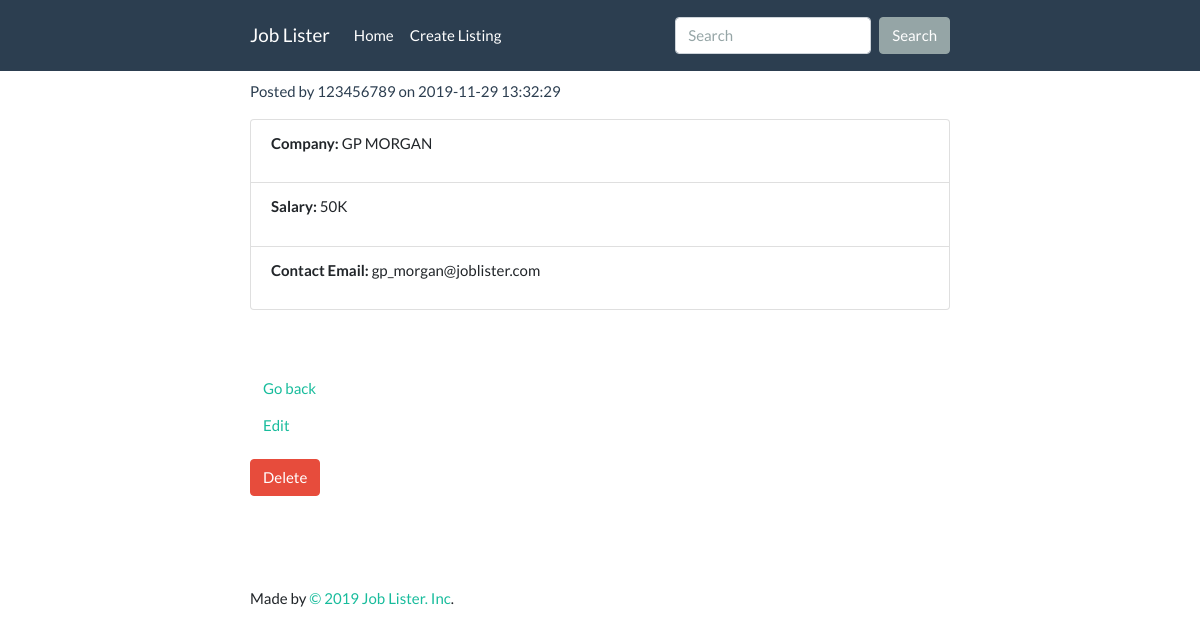
Page /findJob/job.php?id=7 on the committed database.
### tables this page shows
CREATE TABLE `jobs` (
  `id` int(11) NOT NULL,
  `categorie_id` int(11) NOT NULL,
  `company` varchar(255) NOT NULL,
  `job_title` varchar(255) NOT NULL,
  `description` varchar(255) NOT NULL,
  `salary` varchar(255) NOT NULL,
  `location` varchar(255) NOT NULL,
  `contact_user` varchar(255) NOT NULL,
  `contact_email` varchar(255) NOT NULL,
  `post_date` timestamp NOT NULL DEFAULT current_timestamp()
);

### findJob/lib/Template.php (called while the page is built, shortened)
<?php
class Template{
	protected $template;
	public function __construct($template){
		$this->template = $template;
	}
	public function __toString(){
		include basename($this->template);
		return ob_get_clean();
	}
}

### findJob/lib/Database0.php (called while the page is built, shortened)
<?php
class Database0{
	private $host = DB_HOST;
	private $user = DB_USER;
	private $pass = DB_PASSWORD;
	private $dbname = DB_NAME;
	private $dbh;
	private $stmt;
	public function __construct(){
		$dsn = 'mysql:host='. $this->host .';dbname='. $this->dbname;
		$options = array(
				PDO::ATTR_PERSISTENT => true,
				PDO::ATTR_ERRMODE => PDO::ERRMODE_EXCEPTION
		);
		try{
			$this->dbh = new PDO($dsn, $this->user, $this->pass, $options);
		} catch(PDOException $e) {
				$this->error = $e->getMessage();
		}
	}
	public function query($query){
			$this->stmt = $this->dbh->prepare($query);
	}
	public function execute(){
		return $this->stmt->execute();
	}
	public function single(){
		$this->execute();
		return $this->stmt->fetch(PDO::FETCH_OBJ);
	}
}

### findJob/lib/Job.php (called while the page is built, shortened)
<?php
class Job {
	private $db;
	public function __construct(){
		$this->db = new Database0;
	}
	public function getJob($jobId){
		$this->db->query("	SELECT jobs.*, categories.*
							FROM jobs
							INNER JOIN  categories
							ON categories.categorie_id
							WHERE id = $jobId"
						);
		$result = $this->db->single();
		return $result;
	}
}

### findJob/template/job-single.php (the view, shortened to what this page needs)
<?php include 'inc/header.php';?>
  <div class="row">
          <div class="col-lg-12">
            <p class="text-primary"><?php echo "Posted by {$job->contact_user} on {$job->post_date}"; ?></p>
          </div>
  </div>
  <div class="row">
    <div class="col-lg-12">
      <div class="bs-component">
        <ul class="list-group">
          <li class="list-group-item d-flex justify-content-between align-items-center">	<p><strong>Company: </strong> <span><?php echo " {$job->company}"; ?></span></p>
          </li>
          <li class="list-group-item d-flex justify-content-between align-items-center">
            <p><strong>Salary: </strong> <span><?php echo " {$job->salary}"; ?></span></p>
          </li>
          <li class="list-group-item d-flex justify-content-between align-items-center">
            <p><strong>Contact Email: </strong> <span><?php echo " {$job->contact_email}"; ?> </span></p>
          </li>
        </ul>
      </div>
    </div>
  </div>
<div class="bs-docs-section">
          <div class="row">
            <div class="col-lg-12">
              <a href="index.php" class="btn btn-link">Go back</a>
            </div>
          </div>
		  <div class="row">
          	<div class="col-lg-12">
          	<p class="bs-component" >
          		<a type="button" href="edit.php?id=<?php echo $job->id; ?>" class="btn btn-link">Edit</a>
	            	<form method="POST" action="job.php" >
	              	<input type="submit" class="btn btn-danger" value="Delete">
	              </form>
	         </p>
            </div>
          </div>
</div>
<?php include 'inc/footer.php';?>

### findJob/css/custom.css (style rules this page uses)
body { padding-top:120px }
.bs-docs-section { margin-top:4em }
.bs-component { position:relative }

### findJob/css/styles.css (style rules this page uses)
body { padding-top: 20px; padding-bottom: 20px; }

### rows in the picture
jobs: contact_user "123456789", post_date "2019-11-29 13:32:29", company "GP MORGAN", salary "50K", contact_email "gp_morgan@joblister.com"
